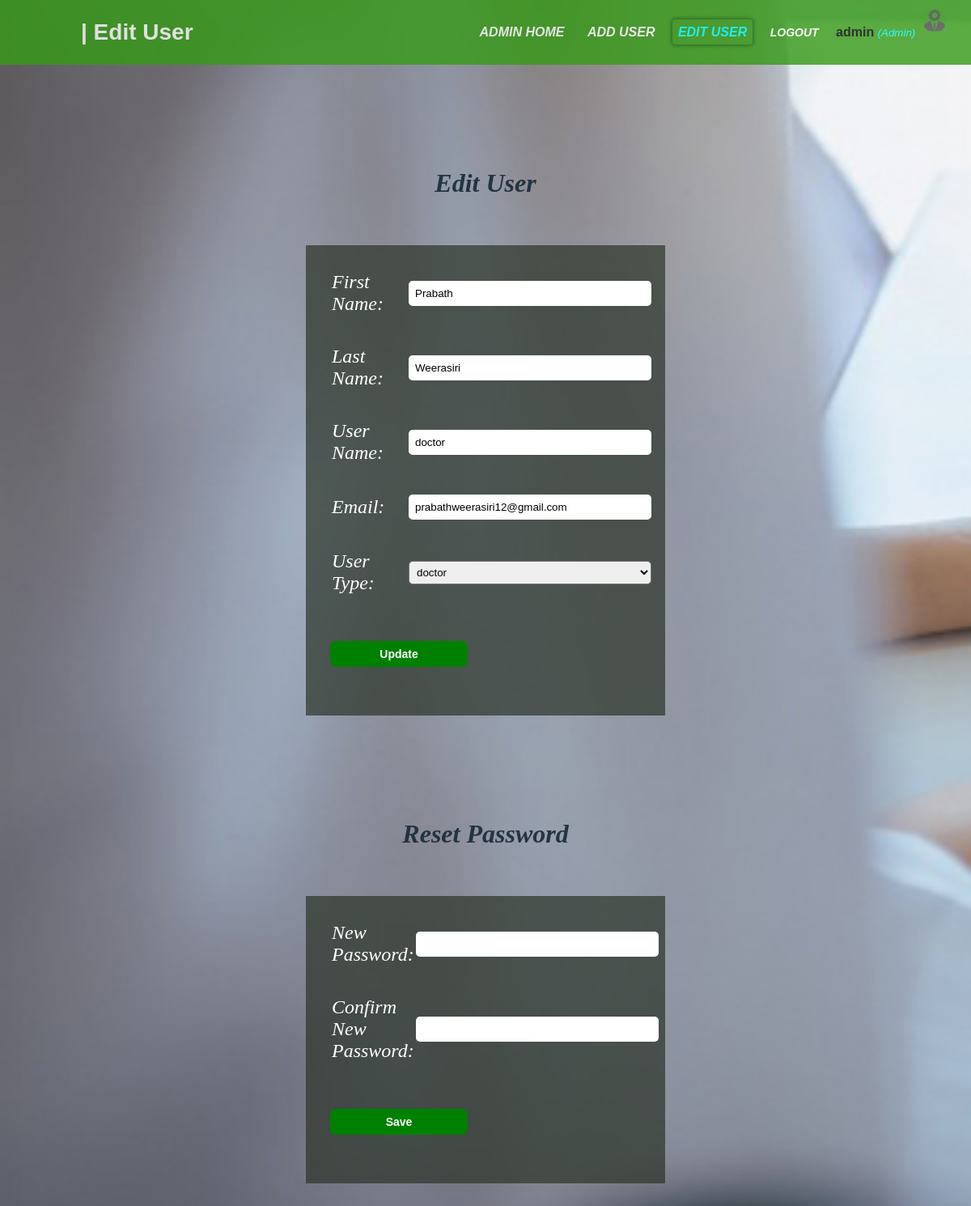
The page /admin/update.php?edit=15 (signed in) on the database as committed earlier.
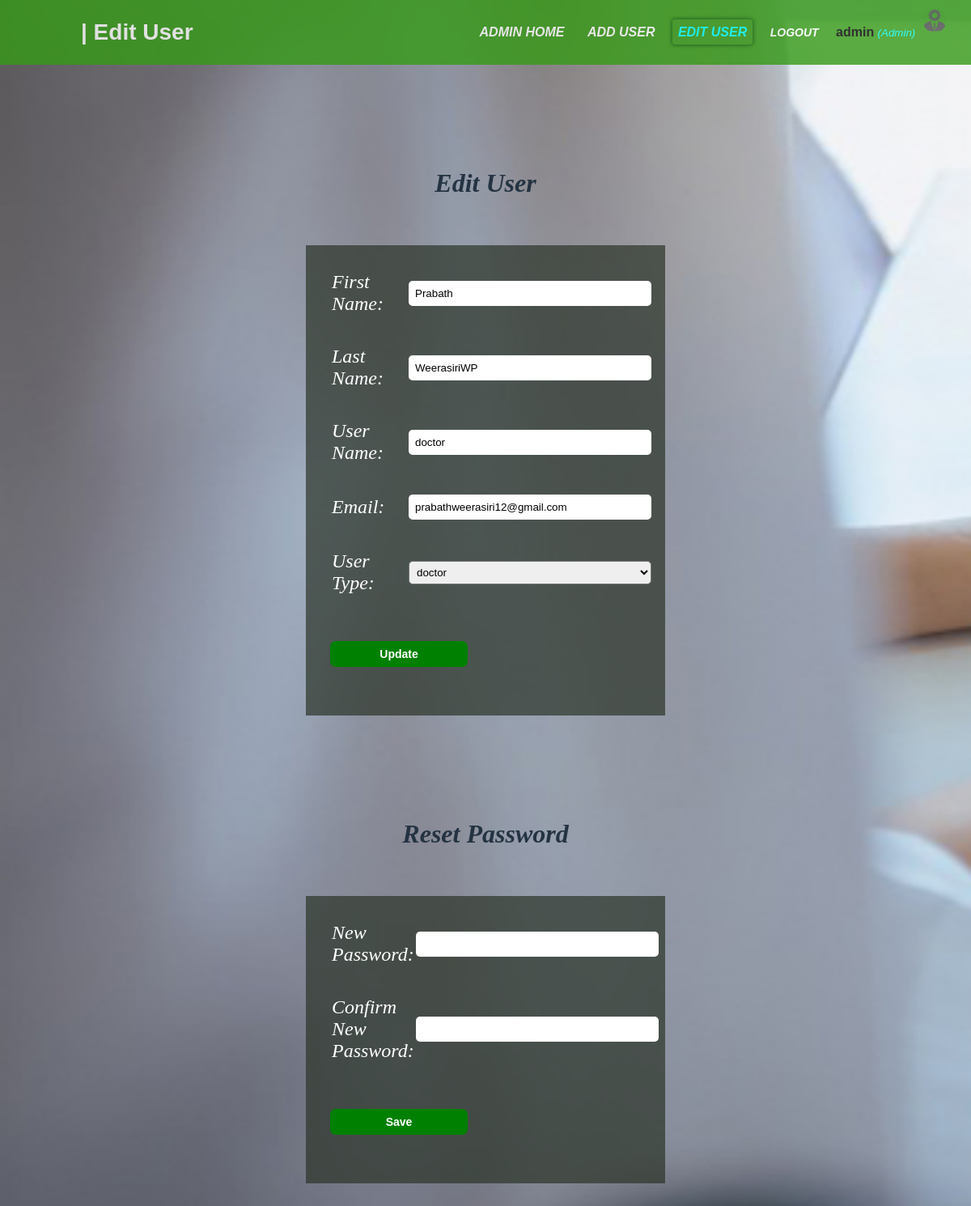
The same page on the database as committed later.
### tables this page shows
CREATE TABLE IF NOT EXISTS `staff` (
  `staff_id` int NOT NULL AUTO_INCREMENT,
  `fname` varchar(500) NOT NULL,
  `lname` varchar(500) NOT NULL,
  `user_type` varchar(200) NOT NULL,
  `user_name` varchar(200) NOT NULL,
  `password` varchar(200) NOT NULL,
  `email` varchar(200) NOT NULL,
  PRIMARY KEY (`staff_id`)
);

### admin/update.php (the view, shortened to what this page needs)
<?php include('functions.php');
  $fname = '';
  $user_name = '';
  $email = '';
  $user_type = '';
if (isset($_GET['edit'])) {
  $staff_id = $_GET['edit'];
  $edit = true;
  $rec = mysqli_query($db, "SELECT * FROM staff WHERE staff_id = $staff_id");
  $record = mysqli_fetch_array($rec);
  $fname = $record['fname'];
  $lname = $record['lname'];
  $user_name = $record['user_name'];
  $email = $record['email'];
  $user_type = $record['user_type'];
  }
?>
<!DOCTYPE html>
<html>
<head>
	<link rel="stylesheet" type="text/css" href="/pis/css/admin/add_user.css">
	<link rel="stylesheet" type="text/css" href="/pis/css/all.css">
</head>
<body>
	<nav>
	    <label id="title">| Edit User</label>
      <ul>
        <li><a href="admin_home.php">ADMIN HOME</a></li>
        <li><a href="add_user.php">ADD USER</a></li>
        <li><a class="active" href="user_list.php">EDIT USER</a></li>
        <li><a href="/pis/index.php?logout='1' "style="font-size:14px;" id="logout">logout</a></li>
        <li>
     		<?php  if (isset($_SESSION['user'])) : ?>
                <strong><?php echo $_SESSION['user']['user_type']; ?></strong>
                <small>
                    <i  style="color: cyan;">(<?php echo ucfirst($_SESSION['user']['user_name']); ?>)</i>
                    <img src="/pis/images/18.png" class="profile_info">
                 </small>
            <?php endif ?>
 		</li>
      </ul>
    </nav>
		<h1 id="head">Edit User</h1>
	<div class="container">
		<form id="reg" method="post" action="update.php">
			<table border="0">
				<tr>
					<td>
						<label>First Name: </label><br><br><br>
					</td>
					<td>
						<input type="text" name="fname" placeholder="Enter Your First Name" value="<?php echo $fname; ?>" id="name"><br><br><br>
					</td>
				</tr>
				<tr>
					<td>
						<label>Last Name: </label><br><br><br>
					</td>
					<td>
						<input type="text" name="lname" placeholder="Enter Your Last Name" value="<?php echo $lname; ?>"id="name"><br><br><br>
					</td>
				</tr>
				<tr>
					<td>
						<label>User Name: </label><br><br><br>
					</td>
					<td>
						<input type="text" name="user_name" placeholder="Enter Your User Name" value="<?php echo $user_name; ?>"id="name"><br><br><br>
					</td>
				</tr>
				<tr>
					<td>
						<label>Email: </label><br><br><br>
					</td>
					<td>
						<input type="email" name="email" placeholder="Enter Your Email" value="<?php echo $email; ?>" id="name"><br><br><br>
					</td>
				</tr>
				<tr>
					<td>
						<label>User Type: </label><br><br><br>
					</td>
					<td>
						<select id="slt" name="user_type">
							<option value="<?php echo $user_type; ?>"><?php echo $user_type; ?></option>
							</select><br><br><br>
					</td>
				</tr>
			</table>
			<?php if ($edit == false): ?>
				<button type="submit" name="save" value="Save" id="submit">Save</button>
			<?php else: ?>
				<button type="submit" name="update" value="Update" id="submit">Update</button>
			<?php endif ?>
		</form>
	</div>
	<h1 id="head">Reset Password</h1>
	<div class="container">
	<form id="reg" method="post" action="update.php">
				<table border="0">
					<tr>
						<td>
							<label>New Password: </label><br><br><br>
						</td>
						<td>
							<input type="password" name="password_1"  id="name"><br><br><br>
						</td>
					</tr>
					<tr>
						<td>
							<label>Confirm New Password: </label><br><br><br>
						</td>
						<td>
							<input type="password" name="password_2"  id="name"><br><br><br>
						</td>
					</tr>
				</table>
				<button type="submit" name="reset" value="Reset" id="submit">Save</button>
	</form>
	</div>
	</body>
	</html>

Rows that differ between the two databases and show on the page:
changed staff "Prabath": lname "Weerasiri" → "WeerasiriWP"
